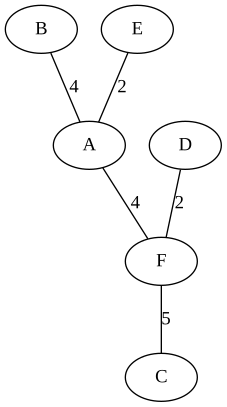

Write the Python code that produced this figure.
import random
import graphviz
from algoritmer.python_algoritmer.AdjacencyList import AdjacencyList
from collections import defaultdict
from heapq import heappush, heappop, _heappop_max, heapify, _heapify_max


def fillRandom(graph):
    nodes = ["A", "B", "C", "D", "E", "F", "G"]
    weights = [1, 2, 3, 4, 5]
    for y in range(len(nodes)): graph.addNode(nodes[y])  # sørger for alfabetisk rekkefølge
    for x in range(10):
        one = random.choice(nodes)
        two = random.choice(nodes)
        weight = random.choice(weights)
        if one != two:
            if graph.weights:
                graph.addEdge(one, two, weight)
            else:
                graph.addEdge(one, two)


def drawDjikstra(graph, parents):
    dot = graphviz.Graph()
    for node in parents:
        u = parents[node]
        if u:
            dot.edge(node, u, label=str(graph[node][u]))
    dot.render("Dijkstra", format='svg')


# lambda: float vil si at dicten har default-verdi float
def Dijkstra(graph, s):
    queue = [(0, s)]
    heapify(queue)
    dist = defaultdict(lambda: float('inf'))
    parents = {s: None}
    dist[s] = 0

    while queue:
        heapify(queue)
        cost, node = heappop(queue)

        for nabo in graph[node]:
            c = cost + graph[nabo][node]
            if c < dist[nabo]:
                dist[nabo] = c
                heappush(queue, (c, nabo))
                parents[nabo] = node

    return parents, dist


def getHighest(queue):
    indx = queue.index(max(queue))
    return queue.pop(indx)


def DijkstraHeaviest(graph, s):
    visited = [s]
    queue = [(0, s)]
    dist = defaultdict(lambda: 0)
    parents = {s: None}

    while queue:
        # _heapify_max(queue)
        # cost, highest = getHighest(queue) # legacy-metode
        # cost, highest = _heappop_max(queue)
        cost, highest = getHighest(queue)
        for nabo in graph[highest]:
            c = cost + graph[nabo][highest]
            if c > dist[nabo] and nabo not in visited:
                visited.append(nabo)
                dist[nabo] = c
                heappush(queue, (c, nabo))
                # queue.append((c, nabo))
                parents[nabo] = highest

    return parents, dist


def printPath(parent, distances, dest, graph):
    global vekt
    if distances[dest] == 0:
        print("-------------------------")
        print("Start:", dest)
        return

    printPath(parent, distances, parent[dest], graph)
    vekt = distances[dest]
    print("===[", graph[dest][parent[dest]], "] ===>", dest)


vekt = 0


def main():
    graph = AdjacencyList(weights=True)

    # graf-del
    print("< Opprettet med graf med maks 10 kanter >")
    fillRandom(graph)
    graph.drawgraph()
    print("---------------")

    # dijkstra-del
    print("Dijkstra traversering for korteste vei")
    fort = ""
    while fort != "stop":
        valg = input("minst | størst: ")
        start = input("Start: ")
        slutt = input("Slutt: ")
        if valg.lower() == "minst":
            parents, distances = Dijkstra(graph.graph, start)
        else:
            parents, distances = DijkstraHeaviest(graph.graph, start)

        drawDjikstra(graph.graph, parents)
        printPath(parents, distances, slutt, graph.graph)
        print("Total vekt:", vekt)
        print("-------------------------")
        fort = input("Fortsett? ")


main()
